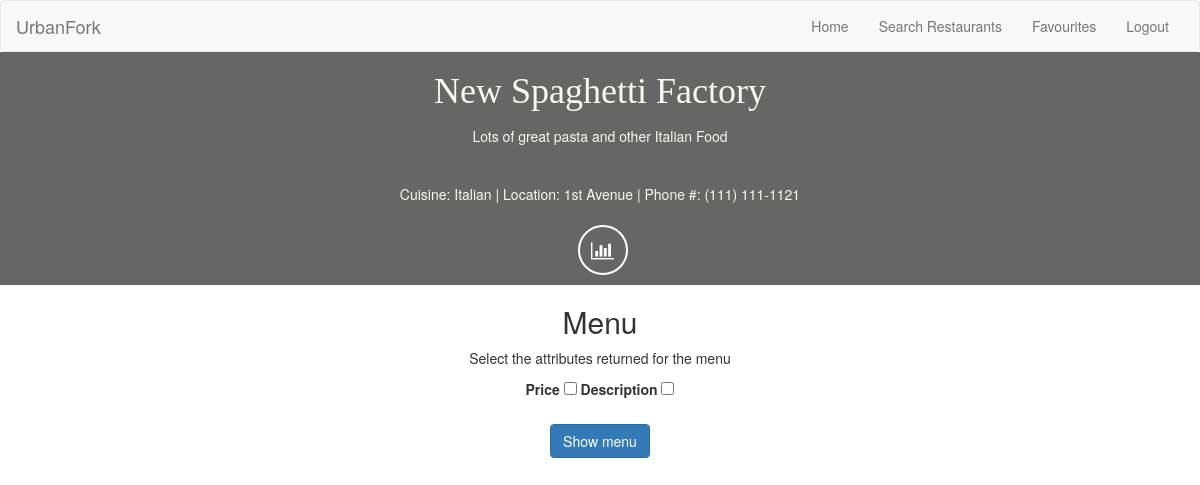
The app's page /restaurant.php?rname=New Spaghetti Factory&location=1st Avenue&userId=6 (signed in) with its own data.
### tables this page shows
CREATE TABLE `restaurant` (
  `location` varchar(50) NOT NULL,
  `cuisine` varchar(30) NOT NULL,
  `description` varchar(200) NOT NULL,
  `phone` varchar(20) NOT NULL,
  `rname` varchar(50) NOT NULL
   
);

### restaurant.php (the view, shortened to what this page needs)
<!DOCTYPE html>
<?php include("header.php");?>
<html lang="en">
	<head>
		<link href="css/bootstrap.css" rel="stylesheet">
		<link href="css/style.css" rel="stylesheet">
		<link href="css/restaurant.css" rel="stylesheet">
		<link href="font-awesome/css/font-awesome.min.css" rel="stylesheet" type="text/css">
	</head>
	<body>
	<body>
		<?php
			$rname = $_GET['rname'];
			$location = $_GET['location'];
		?>
		<?php
			$hrefRname = str_replace(' ', '%20', $rname);
			$hrefLoc = str_replace(' ', '%20', $location);
			$statsPath = "stats.php?rname=".$hrefRname."&location=".$hrefLoc;
			$sql="SELECT * FROM restaurant WHERE rname = '" . $rname . "' AND location = '" . $location . "'";
			$result = mysqli_query($con, $sql) or die(mysqli_error($con));
			while($row = mysqli_fetch_array($result)){
				$location = $row['location'];
				$rname = $row['rname'];
				$cuisine = $row['cuisine'];
				$description = $row['description'];
				$phone = $row['phone'];
			}
		?>
		<div class="container-fluid" id="box">
			<div class="container-fluid" id="messagebox">
				<div class="text-center" id="restaurant-name"><h1><?php echo $rname?></h1></div>
				<div class="text-center" id="description"><?php echo $description?></div>
				<br>
				<div class="text-center">Cuisine: <?php echo $cuisine?> | Location: <?php echo $location?> | Phone #: <?php echo $phone?></div>
				<ul class="list-inline" align="center">
					<li>
					<li>
					<a href=<?php echo $statsPath ?>  title="Statistics" class="btn-social btn-outline"><i class="fa fa-bar-chart"></i></a>
					</li>
				</ul>
			</div>
		</div>
		<div class="text-center" id="menu"><h2>Menu</h2></div>
		<?php
			$hrefRname = str_replace(' ', '%20', $rname);
			$hrefLoc = str_replace(' ', '%20', $location);
			$restaurant_address = "restaurant.php?rname=".$hrefRname."&location=".$hrefLoc;
		?>
		<div align="center">
			<form  method="post" action=<?php echo $restaurant_address ?>  id="searchform">
				<fieldset data-role="controlgroup" data-type="horizontal">
					<p>Select the attributes returned for the menu</p>
					<label for="price">Price</label>
					<input type="checkbox" name="price" id="price" value="price">
					<label for="description">Description</label>
					<input type="checkbox" name="description" id="description" value="description">
				</fieldset>
				<br>
				<input class="btn btn-primary" type="submit" data-inline="true" value="Show menu" name="submit">
			</form>
		</div>
	</body>
</html>

### css/style.css (style rules this page uses)
body { min-height: 75rem; }

### css/restaurant.css (style rules this page uses)
#box { color: #F8F8F2; background-color: #666666; }
h1, .menu { font-family: "Times New Roman", Times, serif; }
#messagebox { color: #F8F8F2; background-color: #666666; line-height: 4ex; height: 100%; width: auto; }
.btn-outline { margin-top: 15px; border: solid 2px #fff; font-size: 20px; color: #fff; background: 0 0; transition: all .3s ease-in-out; }
.btn-social { display: inline-block; width: 50px; height: 50px; border: 2px solid #fff; border-radius: 100%; text-align: center; font-size: 20px; line-height: 45px; }

### records on screen
restaurant: rname "New Spaghetti Factory", description "Lots of great pasta and other Italian Food", cuisine "Italian", location "1st Avenue", phone "(111) 111-1121"
